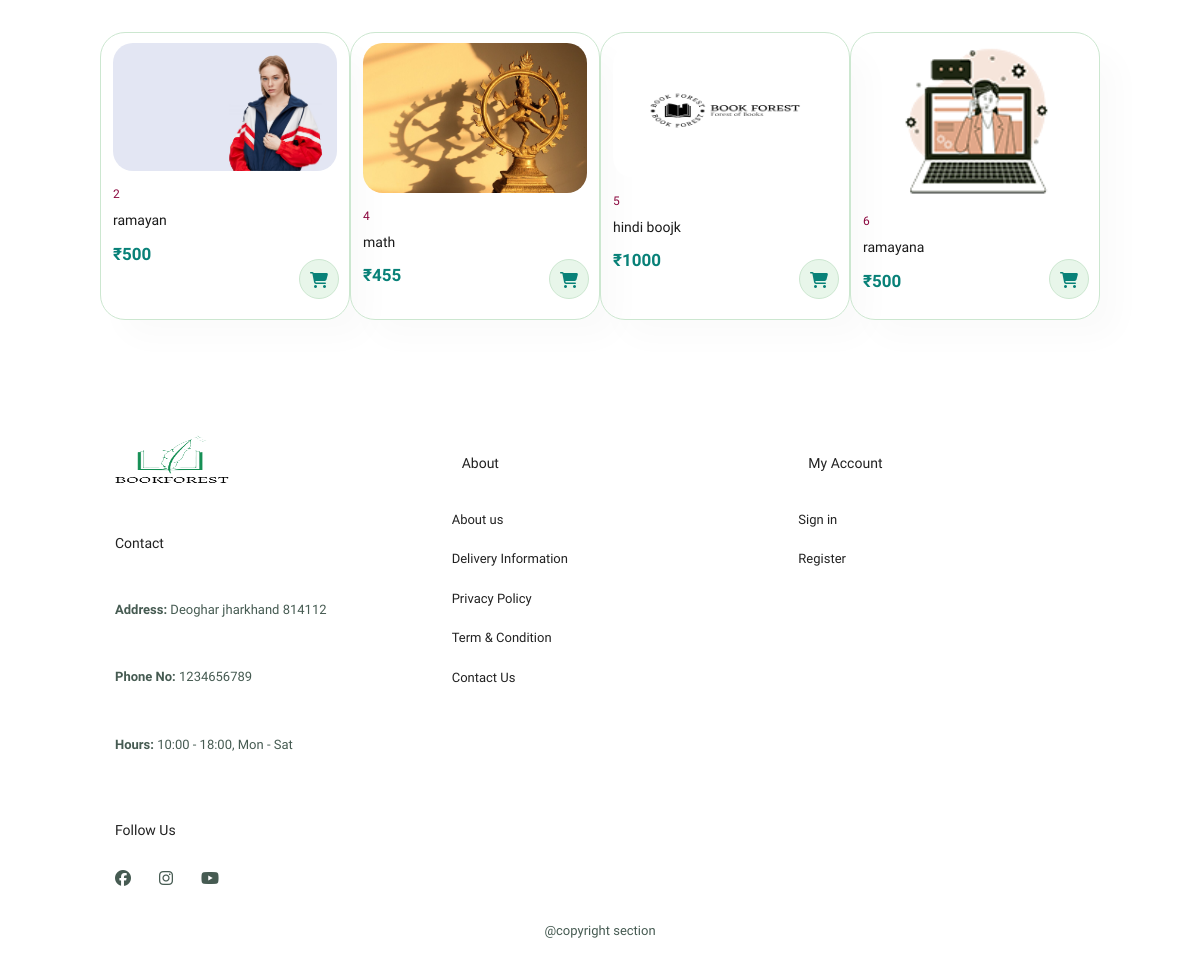
The app's page / (lower part), older data.
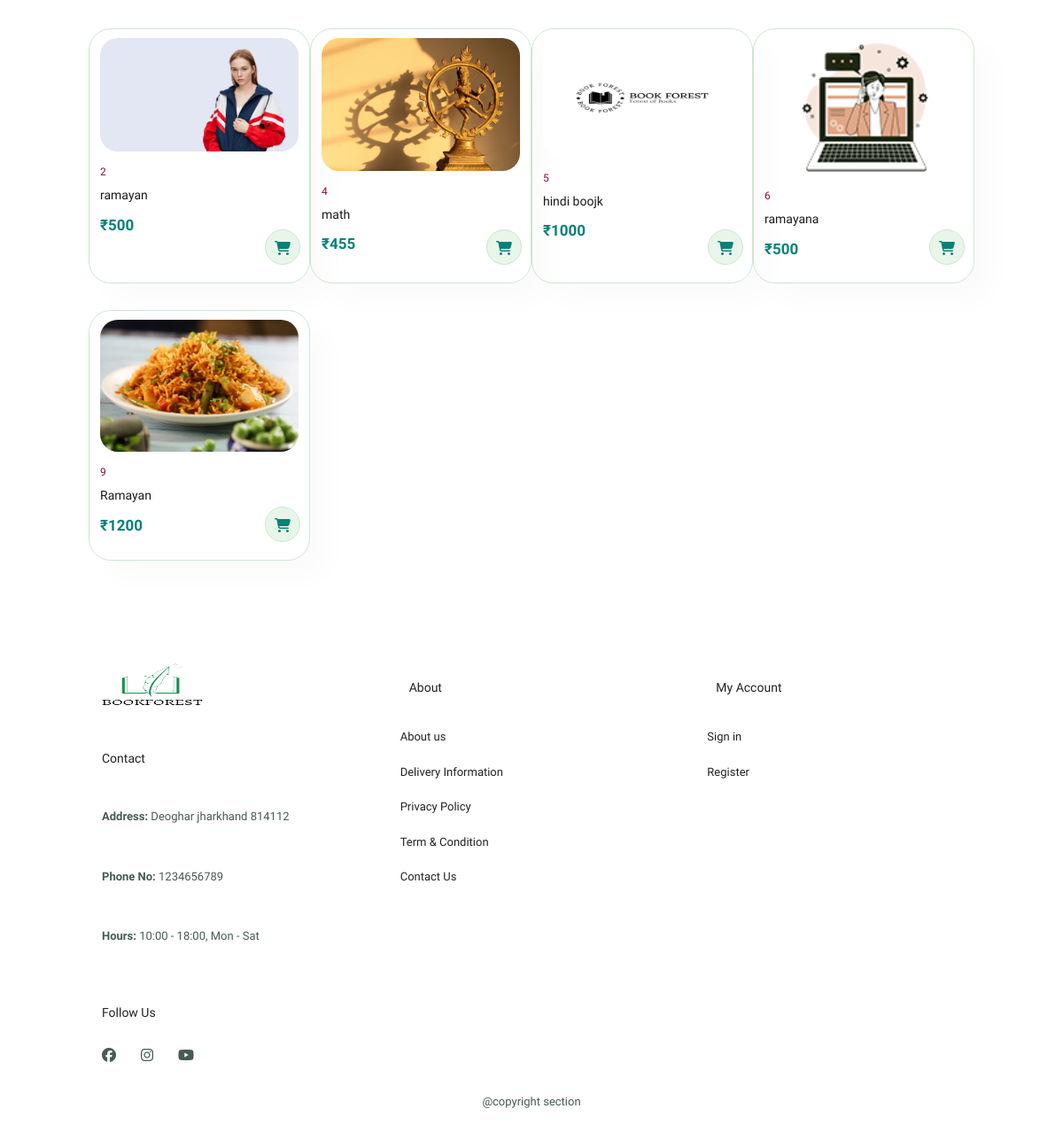
The same page, newer data.
### bookstore/models.py (models this page shows, shortened)
class Book(models.Model):
    seller = models.ForeignKey(User, on_delete=models.CASCADE)
    book_name = models.CharField(max_length=255,null=True, blank=True)
    book_category = models.CharField(max_length=100)
    sub_category = models.CharField(max_length=100,null=True, blank=True)
    subject = models.CharField(max_length=100 ,null=True, blank=True)
    price = models.IntegerField(null=True, blank=True)
    is_donated = models.BooleanField(default=False,null=True, blank=True)
    entry_date = models.DateTimeField(auto_now_add=True)
    picture = models.ImageField(upload_to='media/%Y/%m/', null=True, blank=True,max_length=255)
    book_type = models.CharField(max_length=50)
    on_sell = models.BooleanField(default=True,null=True, blank=True)

### authentication/views.py (the view)
# urls.py: 2. Add a URL to urlpatterns:  path('', views.home, name='home')
def home(request):
    user=request.user
    try:
        book=Book.objects.filter(on_sell=True)
        data=SocialAccount.objects.get(user=user).extra_data
        return render(request, 'index.html',{'data':data,'books':book})
    except:
        book=Book.objects.filter(on_sell=True)
        return render(request, 'index.html',{'books':book})

### templates/index.html (shortened to what this page needs)
{% include 'header.html' %}
    <section id="product1" class="section-p1" >
        <div class="pro-container">
            {% for book in books %}
            <a href='/detail/{{book.id}}'>
            <div class="pro">
                <img src={{book.picture.url}} alt="">
                <div class="dis">
                    <span>{{book.id}}</span>
                    <h5>{{book.book_name}}</h5>
                    <h4> &#8377;{{book.price}}</h4>
                </div>
                <a href='/detail/{{book.id}}'><i class="fa-solid fa-cart-shopping cart"></i></a>
            </div>
            </a>
            {% endfor%}
        </div>
    </section>
{% include 'footer.html' %}

Row changes from the older to the newer data that the page shows:
added Book: picture (picture), id "9", book_name "Ramayan", price "1200"
